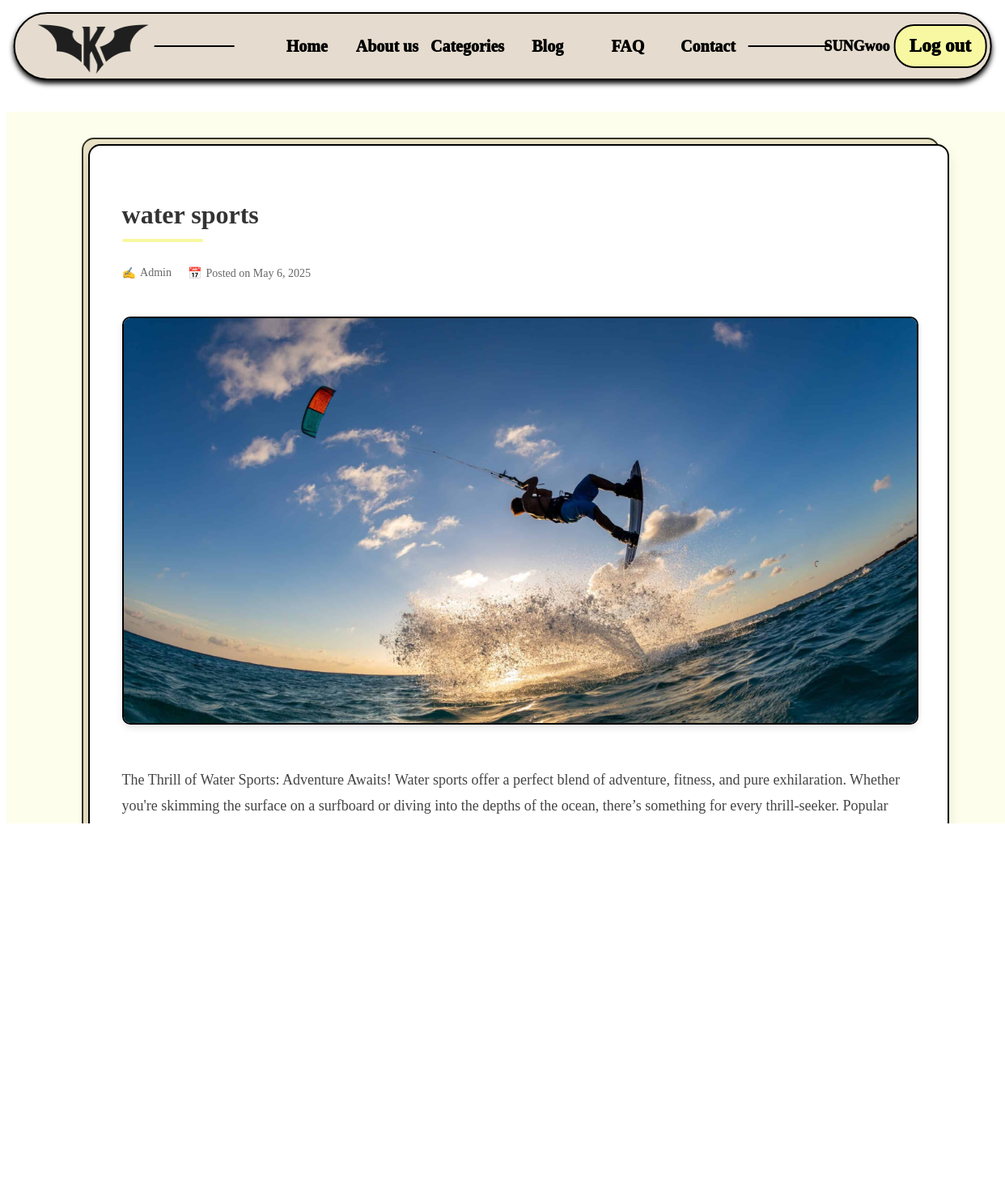
Screenshot of /blog_details/8 (signed in) with the database file from the repository.
### tables this page shows
CREATE TABLE users (
                        id INTEGER PRIMARY KEY AUTOINCREMENT,
                        name TEXT NOT NULL,
                        username TEXT NOT NULL UNIQUE,
                        email TEXT NOT NULL UNIQUE,
                        mobile_number TEXT NOT NULL,
                        password BLOB NOT NULL,
                        created_at TIMESTAMP DEFAULT CURRENT_TIMESTAMP
                    );

CREATE TABLE blogs (
                        id INTEGER PRIMARY KEY AUTOINCREMENT,
                        user_id INTEGER NOT NULL,
                        title TEXT NOT NULL,
                        content TEXT NOT NULL,
                        category TEXT,
                        image TEXT,
                        date TIMESTAMP DEFAULT CURRENT_TIMESTAMP,
                        FOREIGN KEY(user_id) REFERENCES users(id)
                    );

### app.py (the view)
@app.route('/blog_details/<int:blog_id>')
def blog_details(blog_id):
    conn = get_db()
    cursor = conn.execute('''SELECT blogs.*, users.username FROM blogs
                              JOIN users ON blogs.user_id = users.id
                              WHERE blogs.id = ?''', (blog_id,))
    blog = cursor.fetchone()
    conn.close()
    if blog is None:
        abort(404)
    return render_template('blog_details.html', blog=blog)

### app.py (called while the page is built)
def get_db():
    conn = sqlite3.connect(DATABASE)
    conn.row_factory = sqlite3.Row
    return conn

### templates/blog_details.html (shortened to what this page needs)
<!DOCTYPE html>
<html lang="en">
<head>
    <link href="{{ url_for('static', filename='css/blog1.css') }}" rel="stylesheet">
</head>
<body>
    <header>
        <div class="header">
            <nav>
                <div class="logo"><img src="{{ url_for('static', filename='assets/logo1.png') }}" alt="logo"></div>
                <span class="line"></span>
                <ul class="nav-links">
                    <li><a href="{{ url_for('index') }}">Home</a></li>
                    <li><a href="{{ url_for('about') }}">About us</a></li>
                    <li><a href="{{ url_for('index') }}#categories">Categories</a></li>
                    <li><a href="{{ url_for('blog') }}">Blog</a></li>
                    <li><a href="{{ url_for('faq') }}">FAQ</a></li>
                    <li><a href="{{ url_for('contact') }}">Contact</a></li>
                </ul>
                <span class="line"></span>
                <div class="user one">
                    {% if session.get('user_id') %}
                        <span class="username">{{ session['name'] }}</span>
                        <div class="logout"><a href="{{ url_for('logout') }}">Log out</a></div>
                    {% else %}
                        <div class="login"><a href="{{ url_for('login') }}">Log in</a></div>
                        <div class="signup"><a href="{{ url_for('signup') }}">Sign up</a></div>
                    {% endif %}
                </div>
            </nav>
        </div>
    </header>
    <section id="blog-details">
        <div class="blog-container">
            <h1>{{ blog['title'] }}</h1>
            <div class="blog-meta">
                <span class="author">{{ blog['author'] if 'author' in blog else 'Admin' }}</span>
                <span class="date">{{ blog['date'] if 'date' in blog else 'Posted on May 6, 2025' }}</span>
            </div>
            {% if blog['image'] %}
                <img src="{{ url_for('static', filename='uploads/' + blog['image']) }}" alt="Blog Image">
            {% endif %}
            <div class="blog-content">
                <p>{{ blog['content'] }}</p>
            </div>
            <div class="blog-navigation">
                <a href="{{ url_for('blog') }}" class="back-to-blogs">Back to Blogs</a>
            </div>
        </div>
    </section>
</body>
</html>

### static/css/blog1.css (style rules this page uses)
body { background-color:white ; }
header { position: fixed; height:90px; width:100%; background-color: transparent; z-index: 100; }
.header { position: fixed; top: 1%; left: 50%; transform: translateX(-50%); display: flex; align-items: center; justify-content: center; height: 80px; width: 97%; background-color: RGB(229, 220, 207); border: 2px solid black; border-radius: 50px; box-shadow: 0px 4px 6px black; }
.header nav { display: flex; align-items: center; justify-content: space-between; height: 100%; width: 100%; }
.logo { height: 90%; width: 150px; margin-left: 2%; }
.logo img { height:100%; width:100%; }
.line { height: 2px; width: 100px; background-color: black; }
.nav-links { display: flex; align-items: center; justify-content: space-between; width: 50%; }
.nav-links li { display: flex; align-items: center; justify-content: center; list-style: none; height: 100%; width: 100%; }
.nav-links li a { display: flex; align-items: center; justify-content: space-between; text-decoration: none; font-size: 20px; color: black; font-weight: 1000; }
.user { height: 90%; width: 200px; display: flex; align-items: center; justify-content: space-between; }
.login a,.one a { text-decoration: none; color:black; }
.user .signup,.logout { height: 70%; width: 130px; display: flex; align-items: center; justify-content: center; background-color: RGB(247, 248, 161); border-radius: 25px; border: 2px solid black; margin-right: 2%; }
.user .username { font-size: 18px; font-weight: 1000; position: relative; right:5px; }
.one { font-size: 20px; font-weight: 1000; color: black; }
a { text-decoration: none; color: black; font-size: 23px; font-weight: 1000; }
#blog-details { position: relative; top: 130px; padding: 40px 20px 80px; display: flex; justify-content: center; width: 100%; min-height: calc(100vh - 130px); background-color: RGB(247, 248, 161, 0.2); }
.blog-container { width: 80%; max-width: 1000px; background-color: white; border: 2px solid black; border-radius: 15px; padding: 40px; box-shadow: 0px 8px 16px rgba(0, 0, 0, 0.1); position: relative; }
.blog-container::before { content: ""; position: absolute; top: -10px; left: -10px; right: 10px; bottom: 10px; background-color: RGB(229, 220, 207); border: 2px solid black; border-radius: 15px; z-index: -1; }
.blog-container h1 { font-size: 32px; font-weight: 700; margin-bottom: 30px; position: relative; padding-bottom: 15px; color: #333; }
.blog-container h1::after { content: ""; position: absolute; bottom: 0; left: 0; width: 100px; height: 4px; background-color: RGB(247, 248, 161); border-radius: 2px; }
.blog-container img { width: 100%; max-height: 500px; object-fit: cover; border: 2px solid black; border-radius: 10px; margin: 20px 0 30px; box-shadow: 0px 4px 8px rgba(0, 0, 0, 0.1); }
.blog-container p { font-size: 18px; line-height: 1.8; color: #444; margin-bottom: 20px; }
.blog-meta { display: flex; align-items: center; margin-bottom: 25px; font-size: 14px; color: #666; }
.blog-meta .author { margin-right: 20px; display: flex; align-items: center; }
.blog-meta .author::before { content: "✍️"; margin-right: 5px; }
.blog-meta .date::before { content: "📅"; margin-right: 5px; }
.blog-navigation { display: flex; justify-content: space-between; margin-top: 40px; padding-top: 20px; border-top: 1px solid #ddd; }
.blog-navigation a { background-color: RGB(229, 220, 207); border: 2px solid black; border-radius: 25px; padding: 8px 20px; font-size: 16px; font-weight: bold; transition: all 0.3s ease; }

### rows the page displays
users: name "SUNGwoo"
blogs: title "water sports", image (picture), content "The Thrill of Water Sports: Adventure Awaits! Water sports offer a perfect blend of adventure, fitness, and pure exhilaration. Whether you're skimming the surface on a surfboard or diving into the depths of the ocean, there’s something for every thrill-seeker. Popular Water Sports Surfing – Riding the waves is both an art and an adrenaline rush. With practice, surfers learn to read the ocean and master balancing techniques. Kayaking & Canoeing – Ideal for explorers, these activities take you through rivers, lakes, or even the sea. They offer a peaceful yet thrilling experience. Scuba Diving & Snorkeling – Witnessing marine life up close is nothing short of magical. Coral reefs, shipwrecks,…"

### other values shown
{{ blog['author'] if 'author' in blog else 'Admin' }} "Admin"
{{ blog['date'] if 'date' in blog else 'Posted on May 6, 2025' }} "Posted on May 6, 2025"
